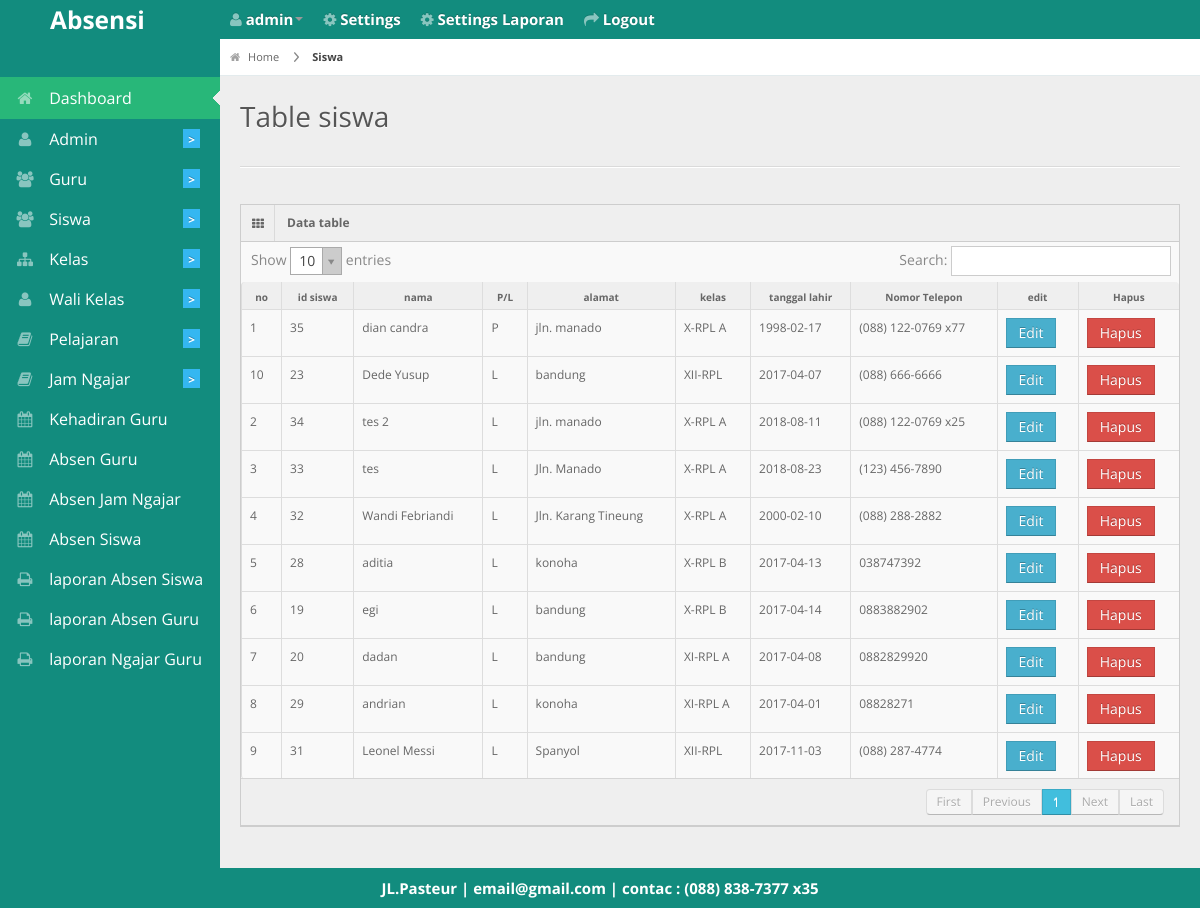
Page /admin/tablesiswa.php (signed in) on the committed database.
### tables this page shows
CREATE TABLE `siswa` (
  `id_siswa` int(11) NOT NULL,
  `nama` varchar(30) NOT NULL,
  `jenis_kelamin` varchar(1) NOT NULL,
  `kelas` int(11) NOT NULL,
  `alamat` varchar(50) NOT NULL,
  `tgl_lahir` date NOT NULL,
  `telepon` varchar(50) NOT NULL
);

CREATE TABLE `kelas` (
  `id_kelas` int(11) NOT NULL,
  `nama_kelas` varchar(30) NOT NULL
);

CREATE TABLE `biodata` (
  `id_biodata` int(11) NOT NULL,
  `nama_sekolah` varchar(255) NOT NULL,
  `alamat` varchar(255) NOT NULL,
  `photo` varchar(255) NOT NULL,
  `email` varchar(255) NOT NULL,
  `telepon` varchar(20) NOT NULL,
  `kota` varchar(50) NOT NULL
);

### admin/tablesiswa.php (the view, shortened to what this page needs)
<?php
 include '../db/koneksi.php';
 include '../layout/header.php'; ?>
<div id="content">
  <div id="content-header">
    <div id="breadcrumb"> <a href="http://localhost/absensi2/<?php echo $_SESSION['akses']; ?>/" title="Go to Home" class="tip-bottom"><i class="icon-home"></i> Home</a>
       <a href="http://localhost/absensi2/admin/siswa" class="current">Siswa</a> </div>
    <h1>Table siswa</h1>
  </div>
  <div class="container-fluid">
    <hr>
    <div class="row-fluid">
      <div class="span12">
        <div class="widget-box">
          <div class="widget-title"> <span class="icon"><i class="icon-th"></i></span>
            <h5>Data table</h5>
          </div>
          <div class="widget-content nopadding">
            <table class="table table-bordered data-table">
              <thead>
                <tr>
                  <th>no</th>
                  <th>id siswa</th>
                  <th>nama</th>
                  <th>P/L</th>
                  <th>alamat</th>
                  <th>kelas</th>
                  <th>tanggal lahir</th>
                  <th>Nomor Telepon</th>
                  <th>edit</th>
                  <th>Hapus</th>
              </tr>
              </thead>
              <tbody>
                <?php
                $query_tampil=mysqli_query($konek,"SELECT * FROM siswa JOIN kelas ON siswa.kelas=kelas.id_kelas ORDER BY siswa.kelas ASC");
                $no=1; while ($data=mysqli_fetch_array($query_tampil)) {
                  $kelamin=strtoupper($data['jenis_kelamin']);
                 ?>
                <tr class="gradeX">
                  <td><?php echo $no; ?></td>
                  <td><?php echo $data['id_siswa']; ?></td>
                  <td><?php echo $data['nama']; ?></td>
                  <td><?php echo $kelamin; ?></td>
                  <td><?php echo $data['alamat']; ?></td>
                  <td><?php echo $data['nama_kelas']; ?></td>
                  <td><?php echo $data['tgl_lahir']; ?></td>
                  <td><?php echo $data['telepon']; ?></td>
                  <td><a href="http://localhost/absensi2/admin/siswa/edit/<?PHP echo $data['id_siswa']?>"class="btn btn-info">Edit</a></td>
                  <td><a href="http://localhost/absensi2/admin/siswa/hapus/<?PHP echo $data['id_siswa']?>"class="btn btn-danger">Hapus</a></td>
                </tr>
                <?php $no++; } ?>
              </tbody>
            </table>
          </div>
        </div>
      </div>
    </div>
  </div>
</div>
<?php include '../layout/footer.php'; ?>

### layout/footer.php (shortened to what this page needs)
<div class="row-fluid">
  <div id="footer" class="span12"style="
    color: #fff;
    font-weight: bold;
    font-size: 15px;
">
     <?php echo "$header_photo[alamat] | $header_photo[email] | contac : $header_photo[telepon]"; ?> </div>
</div>
</body>
</html>

### css/matrix-style.css (style rules this page uses)
* { outline:none !important; -moz-outline: none !important; }
html, body { height:100% }
body { overflow-x: hidden; margin-top: -10px; font-family: 'Open Sans', sans-serif; font-size:12px; color:#666; }
a { color:#666; }
select, textarea, input[type="text"], input[type="password"], input[type="datetime"], input[type="datetime-local"], input[type="date"], input[type="month"], input[type="time"], input[type="week"], input[type="number"], input[type="email"], input[type="url"], input[type="search"], input[type="tel"], input[type="color"], .uneditable-input, .label, .dropdown-menu, .btn, .well, .progress, .table-bordered, .btn-group > .btn:first-child, .btn-group > .btn:last-child, .btn-group > .btn:last-child, .btn-group > .dropdown-toggle, .alert { border-radius:0px; }
.btn, textarea, input[type="text"], input[type="password"], input[type="datetime"], input[type="datetime-local"], input[type="date"], input[type="month"], input[type="time"], input[type="week"], input[type="number"], input[type="email"], input[type="url"], input[type="search"], input[type="tel"], input[type="color"], .uneditable-input { box-shadow:none; }
.progress, .progress-success .bar, .progress .bar-success, .progress-warning .bar, .progress .bar-warning, .progress-danger .bar, .progress .bar-danger, .progress-info .bar, .progress .bar-info, .btn, .btn-primary { background-image:none; }
#footer { padding:10px; text-align:center; }
hr { border-top-color:#dadada; }
#content { background: none repeat scroll 0 0 #eeeeee; margin-left: 220px; margin-right: 0; padding-bottom: 25px; position: relative; min-height:100%; width: auto; }
#content-header { position: abslute; width: 100%; margin-top: -38px; z-index: 20; }
#content-header h1 { color: #555555; font-size: 28px; font-weight: normal; float: none; text-shadow: 0 1px 0 #ffffff; margin-left: 20px; position: relative; }
#content-header h1, #content-header .btn-group { margin-top: 20px; }
#breadcrumb { background-color: #fff; border-bottom: 1px solid #e3ebed; }
#breadcrumb a { padding: 8px 20px 8px 10px; display: inline-block; background-image: url('../img/breadcrumb.png'); background-position: center right; background-repeat: no-repeat; font-size: 11px; color: #666666; }
#breadcrumb a:last-child { background-image:none; }
#breadcrumb a.current { font-weight: bold; color: #444444; }
#breadcrumb a i { margin-right: 5px; opacity: .6; }
.stat-boxes .peity_bar_good, .stat-boxes .peity_line_good, { color: #459D1C; }
.widget-box { background: none repeat scroll 0 0 #F9F9F9; border-left: 1px solid #CDCDCD; border-top: 1px solid #CDCDCD; border-right: 1px solid #CDCDCD; clear: both; margin-top: 16px; margin-bottom: 16px; position: relative; }
.widget-title, .modal-header, .table th, div.dataTables_wrapper .ui-widget-header { background:#efefef; border-bottom: 1px solid #CDCDCD; height: 36px; }
.widget-title span.icon { padding: 9px 10px 7px 11px; float: left; border-right:1px solid #dadada; }
.widget-title h5 { color: #666; float: left; font-size: 12px; font-weight: bold; padding: 12px; line-height: 12px; margin: 0; }
.widget-content { padding:15px; border-bottom: 1px solid #cdcdcd; }
.table th { height: auto; font-size: 10px; padding: 5px 10px 2px; border-bottom: 0; text-align: center; color: #666666; }
.nopadding { padding: 0 !important; }
.nopadding .table { margin-bottom: 0; }
.nopadding .table-bordered { border: 0; }

### css/matrix-media.css (style rules this page uses)
body { background: #128C7E; }

### rows in the picture
siswa: id_siswa "35", nama "dian candra", jenis_kelamin "P", alamat "jln. manado", kelas.nama_kelas "X-RPL A", tgl_lahir "1998-02-17", telepon "(088) 122-0769 x77"
siswa: id_siswa "34", nama "tes 2", jenis_kelamin "L", alamat "jln. manado", kelas.nama_kelas "X-RPL A", tgl_lahir "2018-08-11", telepon "(088) 122-0769 x25"
siswa: id_siswa "33", nama "tes", jenis_kelamin "L", alamat "Jln. Manado", kelas.nama_kelas "X-RPL A", tgl_lahir "2018-08-23", telepon "(123) 456-7890"
siswa: id_siswa "32", nama "Wandi Febriandi", jenis_kelamin "L", alamat "Jln. Karang Tineung", kelas.nama_kelas "X-RPL A", tgl_lahir "2000-02-10", telepon "(088) 288-2882"
siswa: id_siswa "28", nama "aditia", jenis_kelamin "L", alamat "konoha", kelas.nama_kelas "X-RPL B", tgl_lahir "2017-04-13", telepon "038747392"
siswa: id_siswa "19", nama "egi", jenis_kelamin "L", alamat "bandung", kelas.nama_kelas "X-RPL B", tgl_lahir "2017-04-14", telepon "0883882902"
siswa: id_siswa "20", nama "dadan", jenis_kelamin "L", alamat "bandung", kelas.nama_kelas "XI-RPL A", tgl_lahir "2017-04-08", telepon "0882829920"
siswa: id_siswa "29", nama "andrian", jenis_kelamin "L", alamat "konoha", kelas.nama_kelas "XI-RPL A", tgl_lahir "2017-04-01", telepon "08828271"
siswa: id_siswa "31", nama "Leonel Messi", jenis_kelamin "L", alamat "Spanyol", kelas.nama_kelas "XII-RPL", tgl_lahir "2017-11-03", telepon "(088) 287-4774"
siswa: id_siswa "23", nama "Dede Yusup", jenis_kelamin "L", alamat "bandung", kelas.nama_kelas "XII-RPL", tgl_lahir "2017-04-07", telepon "(088) 666-6666"
biodata: alamat "JL.Pasteur", email "email@gmail.com", telepon "(088) 838-7377 x35"

### other values in the picture
$_SESSION['username'] "admin"
